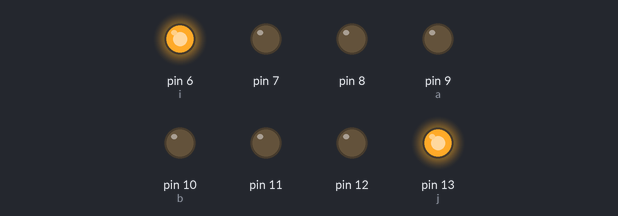
The sketch below on a simulated Arduino Uno, built with avr-gcc and run on an emulated ATmega328P. Parts: output pins drawn as LEDs (lit = HIGH).

Above: at 0.2 s.
At 1.7 s:
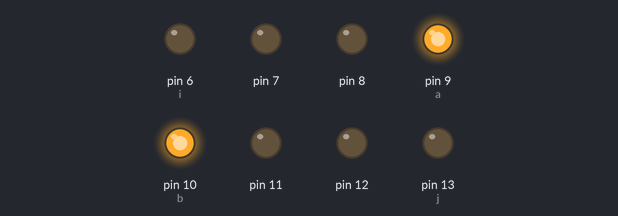
At 2.2 s:
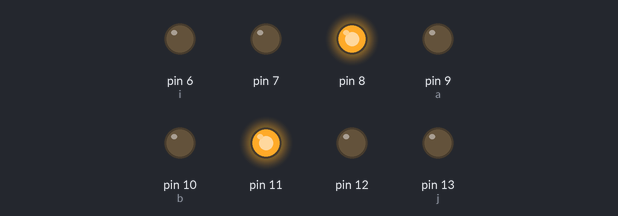
At 5.7 s:
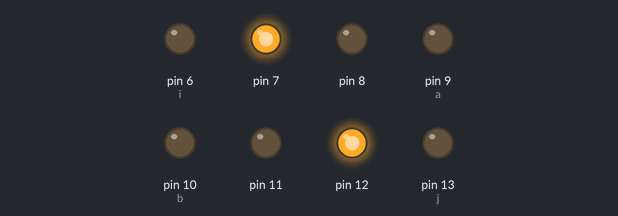
Timing chart, 0 to 6.9 s (numbered marks = the images above):
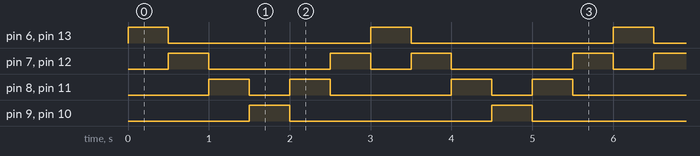

Measured:
- by itself, pin 6 (i), pin 9 (a), pin 10 (b), pin 13 (j): alternates HIGH for 0.50 s and LOW for 2.5 s
- by itself, pin 7, pin 12: repeats every 3.0 s: LOW 1.5 s, HIGH 0.50 s, LOW 0.50 s, HIGH 0.50 s
- by itself, pin 8, pin 11: repeats every 3.0 s: LOW 0.50 s, HIGH 0.50 s, LOW 1.5 s, HIGH 0.50 s

The sketch:

runningLED2.ino
```cpp
void setup() {
  pinMode(13, OUTPUT);
  pinMode(12, OUTPUT);
  pinMode(11, OUTPUT);
  pinMode(10, OUTPUT);
  pinMode(9, OUTPUT);
  pinMode(8, OUTPUT);
  pinMode(7, OUTPUT);
  pinMode(6, OUTPUT);

}

void loop() {
  int i = 6, j = 13;
  while (i < 9 && j > 10) {
    digitalWrite(i, HIGH);
    digitalWrite(j, HIGH);
    delay(500);
    digitalWrite(i, LOW);
    digitalWrite(j, LOW);
    i++;
    j--;
  }
  int a = 9, b = 10;
  while (a > 6 && b < 13) {
    digitalWrite(a, HIGH);
    digitalWrite(b, HIGH);
    delay(500);
    digitalWrite(a, LOW);
    digitalWrite(b, LOW);
    a--;
    b++;
  }
}
```
